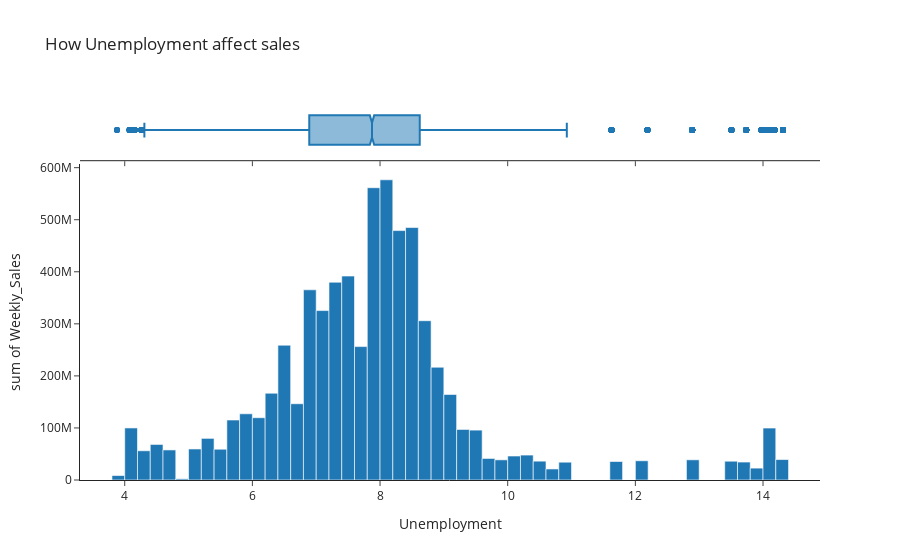

Notebook code for this chart:
### Code cell
# How Unemployment is affecting sales
unemp_fig = px.histogram(df, x='Unemployment', y ='Weekly_Sales', marginal='box', title = 'How Unemployment affect sales', template='simple_white')
unemp_fig.show()

### Figure 1 — Plotly figure (JSON) as saved in the notebook; plotly's stock layout.template omitted (floating-point values rounded to 4 significant figures; data arrays with more than 128 entries replaced by an {"elided": "..."} marker saying what was removed)
{"data": [{"alignmentgroup": "True", "bingroup": "x", "histfunc": "sum", "hovertemplate": "Unemployment=%{x}<br>sum of Weekly_Sales=%{y}<extra></extra>", "legendgroup": "", "marker": {"color": "#1F77B4", "pattern": {"shape": ""}}, "name": "", "offsetgroup": "", "orientation": "v", "showlegend": false, "type": "histogram", "x": {"elided": "6435 float values"}, "xaxis": "x", "y": {"elided": "6435 float values"}, "yaxis": "y"}, {"alignmentgroup": "True", "hovertemplate": "Unemployment=%{x}<extra></extra>", "legendgroup": "", "marker": {"color": "#1F77B4"}, "name": "", "notched": true, "offsetgroup": "", "showlegend": false, "type": "box", "x": {"elided": "6435 float values"}, "xaxis": "x2", "yaxis": "y2"}], "layout": {"barmode": "relative", "legend": {"tracegroupgap": 0}, "title": {"text": "How Unemployment affect sales"}, "xaxis": {"anchor": "y", "domain": [0, 1], "title": {"text": "Unemployment"}}, "xaxis2": {"anchor": "y2", "domain": [0, 1], "matches": "x", "showticklabels": false}, "yaxis": {"anchor": "x", "domain": [0, 0.8316], "title": {"text": "sum of Weekly_Sales"}}, "yaxis2": {"anchor": "x2", "domain": [0.8416, 1], "matches": "y2", "showline": false, "showticklabels": false, "ticks": ""}}}
